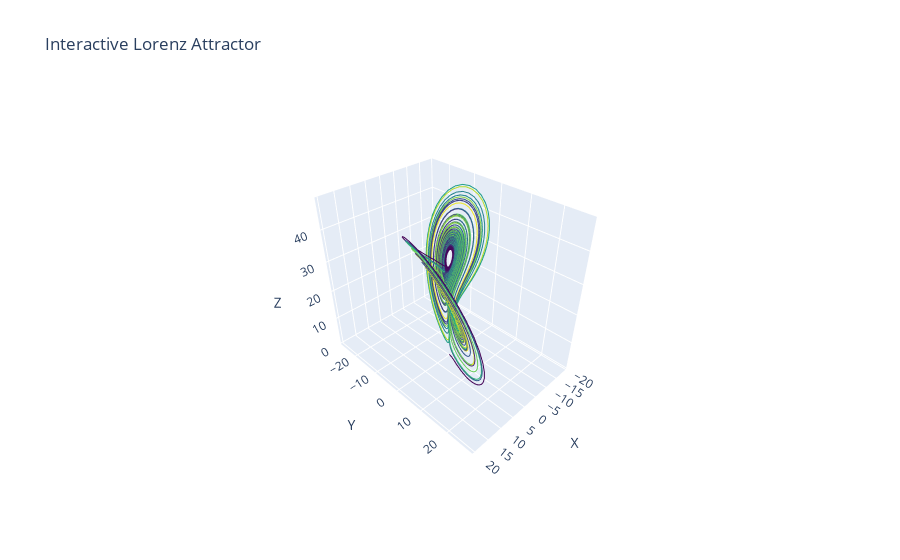
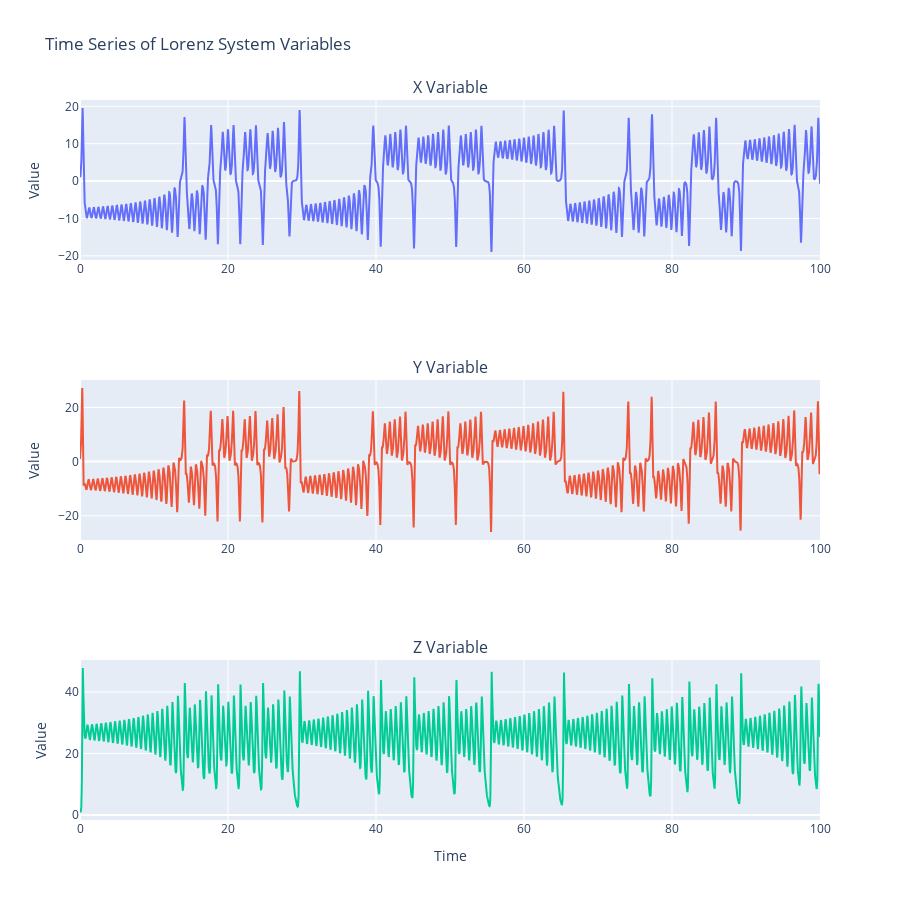

The cell these charts' notebook holds for them, in order:
### Code cell
import plotly.graph_objects as go
from plotly.subplots import make_subplots


# Create interactive 3D plot
fig = go.Figure(data=[go.Scatter3d(
    x=x,
    y=y,
    z=z,
    mode='lines',
    line=dict(
        width=2,
        color=t,  # Color by time
        colorscale='Viridis',
    ),
    hovertemplate='x: %{x:.2f}<br>y: %{y:.2f}<br>z: %{z:.2f}<extra></extra>'
)])

# Update layout with title and axis labels
fig.update_layout(
    title='Interactive Lorenz Attractor',
    scene=dict(
        xaxis_title='X',
        yaxis_title='Y',
        zaxis_title='Z',
        camera=dict(
            up=dict(x=0, y=0, z=1),
            center=dict(x=0, y=0, z=0),
            eye=dict(x=1.5, y=1.5, z=1.5)
        )
    ),
    showlegend=False
)

# Show the 3D plot
fig.show()

# Create interactive time series plots
fig2 = make_subplots(rows=3, cols=1, subplot_titles=('X Variable', 'Y Variable', 'Z Variable'))

# Add traces for each variable
fig2.add_trace(
    go.Scatter(x=t, y=x, mode='lines', name='X'),
    row=1, col=1
)

fig2.add_trace(
    go.Scatter(x=t, y=y, mode='lines', name='Y'),
    row=2, col=1
)

fig2.add_trace(
    go.Scatter(x=t, y=z, mode='lines', name='Z'),
    row=3, col=1
)

# Update layout
fig2.update_layout(
    height=900,
    title_text='Time Series of Lorenz System Variables',
    showlegend=False
)

fig2.update_xaxes(title_text='Time', row=3, col=1)
fig2.update_yaxes(title_text='Value')

# Show the time series plots
fig2.show()

### Figure 1 — Plotly figure (JSON) as saved in the notebook; plotly's stock layout.template omitted (floating-point values rounded to 4 significant figures; data arrays with more than 128 entries replaced by an {"elided": "..."} marker saying what was removed)
{"data": [{"hovertemplate": "x: %{x:.2f}<br>y: %{y:.2f}<br>z: %{z:.2f}<extra></extra>", "line": {"color": {"elided": "10000 float values"}, "colorscale": [[0, "#440154"], [0.1111, "#482878"], [0.2222, "#3e4989"], [0.3333, "#31688e"], [0.4444, "#26828e"], [0.5556, "#1f9e89"], [0.6667, "#35b779"], [0.7778, "#6ece58"], [0.8889, "#b5de2b"], [1, "#fde725"]], "width": 2}, "mode": "lines", "type": "scatter3d", "x": {"elided": "10000 float values"}, "y": {"elided": "10000 float values"}, "z": {"elided": "10000 float values"}}], "layout": {"scene": {"camera": {"center": {"x": 0, "y": 0, "z": 0}, "eye": {"x": 1.5, "y": 1.5, "z": 1.5}, "up": {"x": 0, "y": 0, "z": 1}}, "xaxis": {"title": {"text": "X"}}, "yaxis": {"title": {"text": "Y"}}, "zaxis": {"title": {"text": "Z"}}}, "showlegend": false, "title": {"text": "Interactive Lorenz Attractor"}}}

### Figure 2 — Plotly figure (JSON) as saved in the notebook; plotly's stock layout.template omitted (floating-point values rounded to 4 significant figures; data arrays with more than 128 entries replaced by an {"elided": "..."} marker saying what was removed)
{"data": [{"mode": "lines", "name": "X", "type": "scatter", "x": {"elided": "10000 float values"}, "xaxis": "x", "y": {"elided": "10000 float values"}, "yaxis": "y"}, {"mode": "lines", "name": "Y", "type": "scatter", "x": {"elided": "10000 float values"}, "xaxis": "x2", "y": {"elided": "10000 float values"}, "yaxis": "y2"}, {"mode": "lines", "name": "Z", "type": "scatter", "x": {"elided": "10000 float values"}, "xaxis": "x3", "y": {"elided": "10000 float values"}, "yaxis": "y3"}], "layout": {"annotations": [{"font": {"size": 16}, "showarrow": false, "text": "X Variable", "x": 0.5, "xanchor": "center", "xref": "paper", "y": 1, "yanchor": "bottom", "yref": "paper"}, {"font": {"size": 16}, "showarrow": false, "text": "Y Variable", "x": 0.5, "xanchor": "center", "xref": "paper", "y": 0.6111, "yanchor": "bottom", "yref": "paper"}, {"font": {"size": 16}, "showarrow": false, "text": "Z Variable", "x": 0.5, "xanchor": "center", "xref": "paper", "y": 0.2222, "yanchor": "bottom", "yref": "paper"}], "height": 900, "showlegend": false, "title": {"text": "Time Series of Lorenz System Variables"}, "xaxis": {"anchor": "y", "domain": [0, 1]}, "xaxis2": {"anchor": "y2", "domain": [0, 1]}, "xaxis3": {"anchor": "y3", "domain": [0, 1], "title": {"text": "Time"}}, "yaxis": {"anchor": "x", "domain": [0.7778, 1], "title": {"text": "Value"}}, "yaxis2": {"anchor": "x2", "domain": [0.3889, 0.6111], "title": {"text": "Value"}}, "yaxis3": {"anchor": "x3", "domain": [0, 0.2222], "title": {"text": "Value"}}}}
